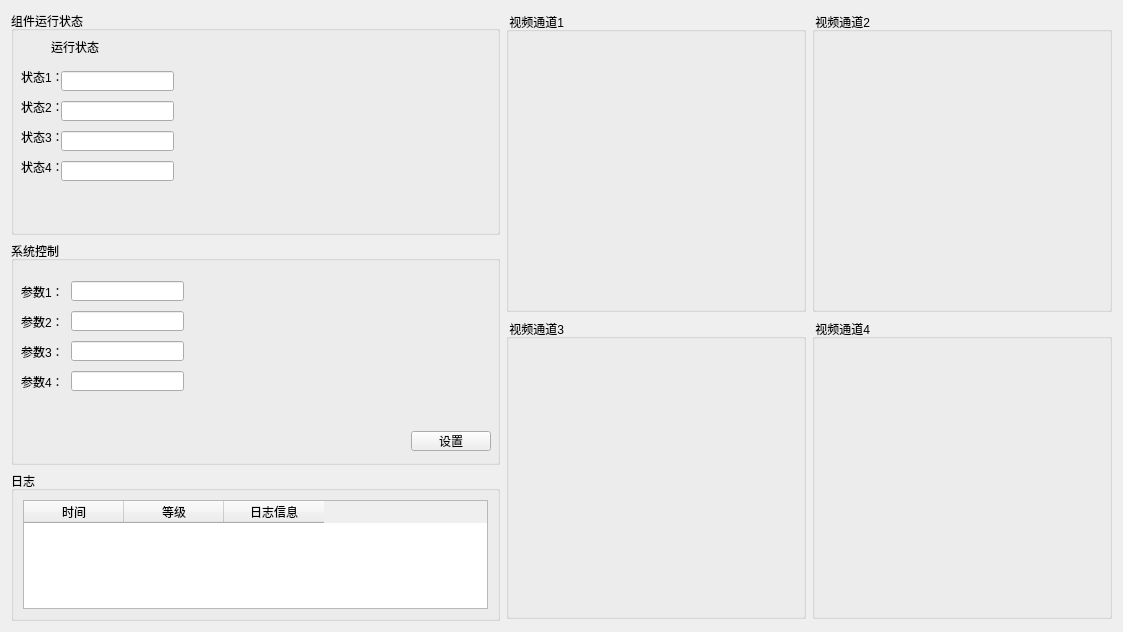
<?xml version="1.0" encoding="UTF-8"?>
<ui version="4.0">
 <class>CSubSystemWindow</class>
 <widget class="QWidget" name="CSubSystemWindow">
  <property name="geometry">
   <rect>
    <x>0</x>
    <y>0</y>
    <width>1123</width>
    <height>632</height>
   </rect>
  </property>
  <property name="windowTitle">
   <string>组件界面</string>
  </property>
  <layout class="QHBoxLayout" name="horizontalLayout_2">
   <item>
    <layout class="QHBoxLayout" name="horizontalLayout">
     <item>
      <layout class="QVBoxLayout" name="verticalLayout">
       <item>
        <widget class="QGroupBox" name="groupBox_5">
         <property name="title">
          <string>组件运行状态</string>
         </property>
         <widget class="QLabel" name="label_25">
          <property name="geometry">
           <rect>
            <x>40</x>
            <y>30</y>
            <width>54</width>
            <height>12</height>
           </rect>
          </property>
          <property name="text">
           <string>运行状态</string>
          </property>
         </widget>
         <widget class="QLabel" name="label_26">
          <property name="geometry">
           <rect>
            <x>10</x>
            <y>20</y>
            <width>26</width>
            <height>35</height>
           </rect>
          </property>
          <property name="text">
           <string/>
          </property>
          <property name="pixmap">
           <pixmap resource="resource.qrc">:/resource/green.png</pixmap>
          </property>
          <property name="alignment">
           <set>Qt::AlignCenter</set>
          </property>
         </widget>
         <widget class="QLabel" name="label_5">
          <property name="geometry">
           <rect>
            <x>10</x>
            <y>60</y>
            <width>54</width>
            <height>12</height>
           </rect>
          </property>
          <property name="text">
           <string>状态1：</string>
          </property>
         </widget>
         <widget class="QLineEdit" name="lineEdit">
          <property name="geometry">
           <rect>
            <x>50</x>
            <y>60</y>
            <width>113</width>
            <height>20</height>
           </rect>
          </property>
         </widget>
         <widget class="QLineEdit" name="lineEdit_2">
          <property name="geometry">
           <rect>
            <x>50</x>
            <y>90</y>
            <width>113</width>
            <height>20</height>
           </rect>
          </property>
         </widget>
         <widget class="QLabel" name="label_6">
          <property name="geometry">
           <rect>
            <x>10</x>
            <y>90</y>
            <width>54</width>
            <height>12</height>
           </rect>
          </property>
          <property name="text">
           <string>状态2：</string>
          </property>
         </widget>
         <widget class="QLineEdit" name="lineEdit_3">
          <property name="geometry">
           <rect>
            <x>50</x>
            <y>120</y>
            <width>113</width>
            <height>20</height>
           </rect>
          </property>
         </widget>
         <widget class="QLabel" name="label_7">
          <property name="geometry">
           <rect>
            <x>10</x>
            <y>120</y>
            <width>54</width>
            <height>12</height>
           </rect>
          </property>
          <property name="text">
           <string>状态3：</string>
          </property>
         </widget>
         <widget class="QLineEdit" name="lineEdit_4">
          <property name="geometry">
           <rect>
            <x>50</x>
            <y>150</y>
            <width>113</width>
            <height>20</height>
           </rect>
          </property>
         </widget>
         <widget class="QLabel" name="label_8">
          <property name="geometry">
           <rect>
            <x>10</x>
            <y>150</y>
            <width>54</width>
            <height>12</height>
           </rect>
          </property>
          <property name="text">
           <string>状态4：</string>
          </property>
         </widget>
         <widget class="QLabel" name="label_13">
          <property name="geometry">
           <rect>
            <x>20</x>
            <y>175</y>
            <width>451</width>
            <height>41</height>
           </rect>
          </property>
          <property name="text">
           <string/>
          </property>
          <property name="pixmap">
           <pixmap resource="resource.qrc">:/resource/flow.png</pixmap>
          </property>
          <property name="scaledContents">
           <bool>true</bool>
          </property>
         </widget>
        </widget>
       </item>
       <item>
        <widget class="QGroupBox" name="groupBox_6">
         <property name="title">
          <string>系统控制</string>
         </property>
         <widget class="QLabel" name="label_9">
          <property name="geometry">
           <rect>
            <x>10</x>
            <y>45</y>
            <width>54</width>
            <height>12</height>
           </rect>
          </property>
          <property name="text">
           <string>参数1：</string>
          </property>
         </widget>
         <widget class="QLineEdit" name="lineEdit_5">
          <property name="geometry">
           <rect>
            <x>60</x>
            <y>40</y>
            <width>113</width>
            <height>20</height>
           </rect>
          </property>
          <property name="text">
           <string/>
          </property>
         </widget>
         <widget class="QLabel" name="label_10">
          <property name="geometry">
           <rect>
            <x>10</x>
            <y>75</y>
            <width>54</width>
            <height>12</height>
           </rect>
          </property>
          <property name="text">
           <string>参数2：</string>
          </property>
         </widget>
         <widget class="QLineEdit" name="lineEdit_6">
          <property name="geometry">
           <rect>
            <x>60</x>
            <y>70</y>
            <width>113</width>
            <height>20</height>
           </rect>
          </property>
          <property name="text">
           <string/>
          </property>
         </widget>
         <widget class="QLabel" name="label_11">
          <property name="geometry">
           <rect>
            <x>10</x>
            <y>105</y>
            <width>54</width>
            <height>12</height>
           </rect>
          </property>
          <property name="text">
           <string>参数3：</string>
          </property>
         </widget>
         <widget class="QLabel" name="label_12">
          <property name="geometry">
           <rect>
            <x>10</x>
            <y>135</y>
            <width>54</width>
            <height>12</height>
           </rect>
          </property>
          <property name="text">
           <string>参数4：</string>
          </property>
         </widget>
         <widget class="QLineEdit" name="lineEdit_7">
          <property name="geometry">
           <rect>
            <x>60</x>
            <y>100</y>
            <width>113</width>
            <height>20</height>
           </rect>
          </property>
          <property name="text">
           <string/>
          </property>
         </widget>
         <widget class="QLineEdit" name="lineEdit_8">
          <property name="geometry">
           <rect>
            <x>60</x>
            <y>130</y>
            <width>113</width>
            <height>20</height>
           </rect>
          </property>
          <property name="text">
           <string/>
          </property>
         </widget>
         <widget class="QPushButton" name="pushButton">
          <property name="geometry">
           <rect>
            <x>400</x>
            <y>190</y>
            <width>80</width>
            <height>20</height>
           </rect>
          </property>
          <property name="text">
           <string>设置</string>
          </property>
         </widget>
        </widget>
       </item>
       <item>
        <widget class="QGroupBox" name="groupBox_7">
         <property name="maximumSize">
          <size>
           <width>16777215</width>
           <height>150</height>
          </size>
         </property>
         <property name="title">
          <string>日志</string>
         </property>
         <layout class="QVBoxLayout" name="verticalLayout_7">
          <item>
           <layout class="QVBoxLayout" name="verticalLayout_6">
            <item>
             <widget class="QTableWidget" name="tableWidget">
              <column>
               <property name="text">
                <string>时间</string>
               </property>
              </column>
              <column>
               <property name="text">
                <string>等级</string>
               </property>
              </column>
              <column>
               <property name="text">
                <string>日志信息</string>
               </property>
              </column>
             </widget>
            </item>
           </layout>
          </item>
         </layout>
        </widget>
       </item>
      </layout>
     </item>
     <item>
      <layout class="QGridLayout" name="gridLayout">
       <item row="1" column="1">
        <widget class="QGroupBox" name="groupBox">
         <property name="minimumSize">
          <size>
           <width>300</width>
           <height>300</height>
          </size>
         </property>
         <property name="maximumSize">
          <size>
           <width>300</width>
           <height>300</height>
          </size>
         </property>
         <property name="title">
          <string> 视频通道1</string>
         </property>
         <layout class="QHBoxLayout" name="horizontalLayout_3">
          <item>
           <layout class="QVBoxLayout" name="verticalLayout_2">
            <item>
             <widget class="QLabel" name="label">
              <property name="text">
               <string/>
              </property>
              <property name="pixmap">
               <pixmap resource="resource.qrc">:/resource/timg.jpg</pixmap>
              </property>
             </widget>
            </item>
           </layout>
          </item>
         </layout>
        </widget>
       </item>
       <item row="1" column="2">
        <widget class="QGroupBox" name="groupBox_2">
         <property name="minimumSize">
          <size>
           <width>300</width>
           <height>300</height>
          </size>
         </property>
         <property name="maximumSize">
          <size>
           <width>300</width>
           <height>300</height>
          </size>
         </property>
         <property name="title">
          <string> 视频通道2</string>
         </property>
         <layout class="QHBoxLayout" name="horizontalLayout_4">
          <item>
           <layout class="QVBoxLayout" name="verticalLayout_3">
            <item>
             <widget class="QLabel" name="label_2">
              <property name="text">
               <string/>
              </property>
              <property name="pixmap">
               <pixmap resource="resource.qrc">:/resource/timg1.jpg</pixmap>
              </property>
             </widget>
            </item>
           </layout>
          </item>
         </layout>
        </widget>
       </item>
       <item row="2" column="1">
        <widget class="QGroupBox" name="groupBox_3">
         <property name="minimumSize">
          <size>
           <width>300</width>
           <height>300</height>
          </size>
         </property>
         <property name="maximumSize">
          <size>
           <width>300</width>
           <height>300</height>
          </size>
         </property>
         <property name="title">
          <string> 视频通道3</string>
         </property>
         <layout class="QHBoxLayout" name="horizontalLayout_5">
          <item>
           <layout class="QVBoxLayout" name="verticalLayout_4">
            <item>
             <widget class="QLabel" name="label_3">
              <property name="text">
               <string/>
              </property>
              <property name="pixmap">
               <pixmap resource="resource.qrc">:/resource/u=1904101793,1090995170&amp;fm=26&amp;gp=0.jpg</pixmap>
              </property>
             </widget>
            </item>
           </layout>
          </item>
         </layout>
        </widget>
       </item>
       <item row="2" column="2">
        <widget class="QGroupBox" name="groupBox_4">
         <property name="minimumSize">
          <size>
           <width>300</width>
           <height>300</height>
          </size>
         </property>
         <property name="maximumSize">
          <size>
           <width>300</width>
           <height>300</height>
          </size>
         </property>
         <property name="title">
          <string> 视频通道4</string>
         </property>
         <layout class="QHBoxLayout" name="horizontalLayout_6">
          <item>
           <layout class="QVBoxLayout" name="verticalLayout_5">
            <item>
             <widget class="QLabel" name="label_4">
              <property name="text">
               <string/>
              </property>
              <property name="pixmap">
               <pixmap resource="resource.qrc">:/resource/u=2995034283,314495446&amp;fm=26&amp;gp=0.jpg</pixmap>
              </property>
             </widget>
            </item>
           </layout>
          </item>
         </layout>
        </widget>
       </item>
      </layout>
     </item>
    </layout>
   </item>
  </layout>
 </widget>
 <resources>
  <include location="resource.qrc"/>
 </resources>
 <connections/>
</ui>
